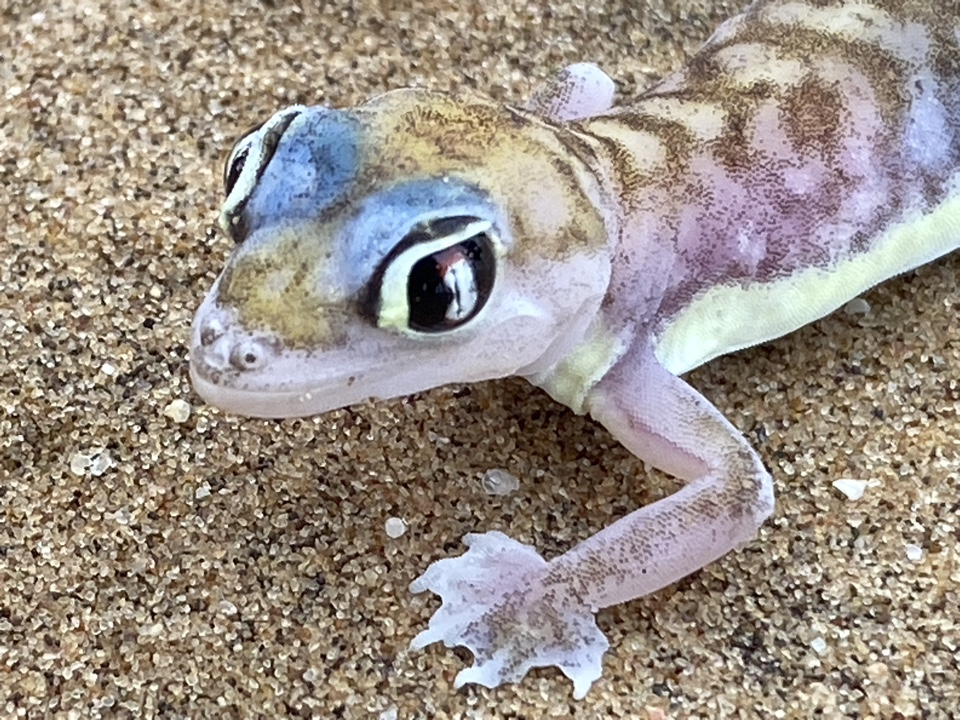
#> input picture images/gecko.jpeg, 960 x 720 px
$ jupyter execute section_3_image_basis_opencv.ipynb   (shell and % lines are left out)
#> lines starting #> are read from the running program, lines starting #| are printed output that depends on the picture
[cell 1]
# Coding along the lecture
# Section Goals
#  Be able to open image files with OpenCV
#  Draw simple geometries
#  directly interact with an image through callbacks

[cell 2]
# Section 3: Image Basics with OpenCV
# 12: Opening Image files in a notebook
import numpy as np
import matplotlib.pyplot as plt

[cell 3]
import cv2

[cell 4]
img = cv2.imread("images/gecko.jpeg")
#> img is the input picture: shape (720, 960, 3); mean B, G, R 136.4, 145.2, 155.2
# If the file does not exist cv2.imread() will return type(img) = NoneType!

[cell 5]
type(img) # OpenCV directly reads in the array as numpy array

[cell 6]
img.shape
#> Out = (720, 960, 3)

[cell 7]
plt.imshow(img)

OpenCV and matplotlib have different order of the color channels!

matplotlib --> RGB : RED, GREEN, BLUE

OPENCV --> BGR : BLUE, GREEN, RED

plt.imshow(img)

[cell 8]
# convert the color channels with cv2.cvtColor
fix_img = cv2.cvtColor(img, cv2.COLOR_BGR2RGB)

[cell 9]
plt.imshow(fix_img)

[cell 10]
# Read in a grayscale image
img_gray = cv2.imread("images/gecko.jpeg", cv2.IMREAD_GRAYSCALE)
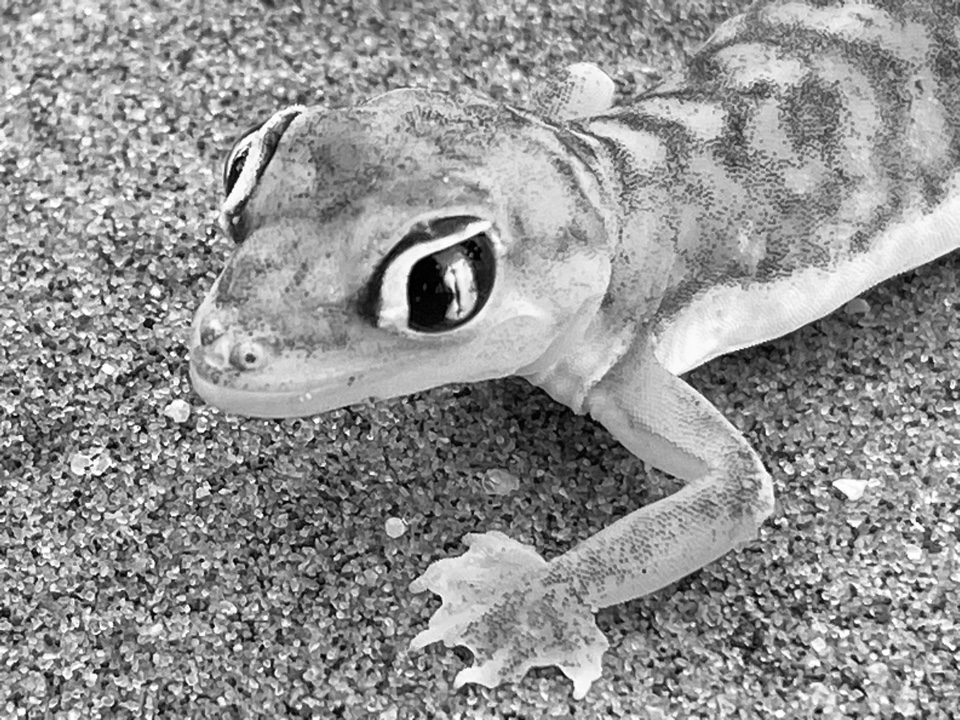
#> img_gray: shape (720, 960); min 0, max 255, mean 147.2
# Values are between 0..255

[cell 11]
plt.imshow(img_gray, cmap="gray")  # Change the colormap to get correct representation

[cell 12]
plt.imshow(fix_img)

[cell 13]
fix_img.shape
#> Out = (720, 960, 3)

[cell 14]
# bring image into a new shape to play around with it
new_img = cv2.resize(fix_img, (1000,400))
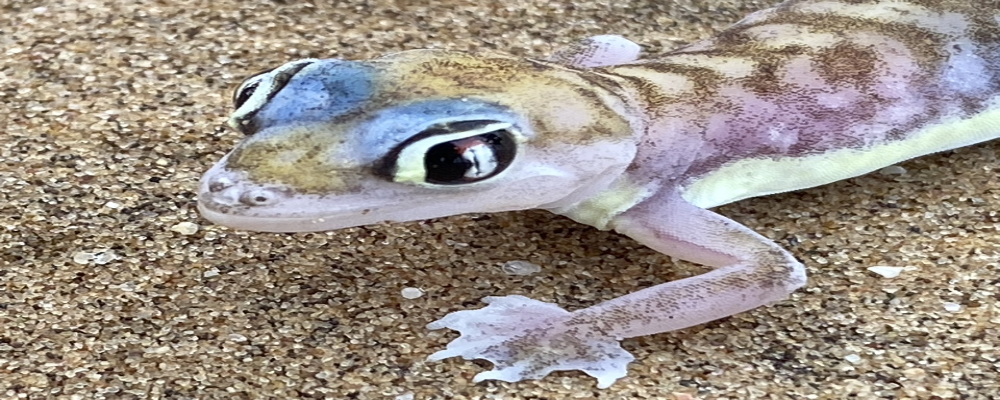
#> new_img: shape (400, 1000, 3); mean R, G, B 155.1, 145.1, 136.3
# Important! cv2 resize has a swapped coordinate system:
# The size of fix_img is 1300 x 1950  ->  this means that the resize applies 1000 to the 1950 and the 400 to the 1300
plt.imshow(new_img)

[cell 15]
# Resize by ratio
width_ratio = 0.8
height_ratio = 0.2

[cell 16]
new_img = cv2.resize(fix_img,(0,0),fix_img,width_ratio,height_ratio)
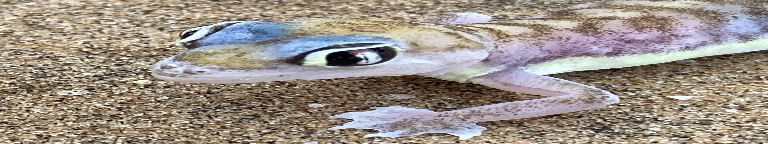
#> new_img: shape (144, 768, 3); mean R, G, B 155.2, 145.2, 136.5
plt.imshow(new_img)

[cell 17]
# flip an image
new_img = cv2.flip(fix_img, 0)
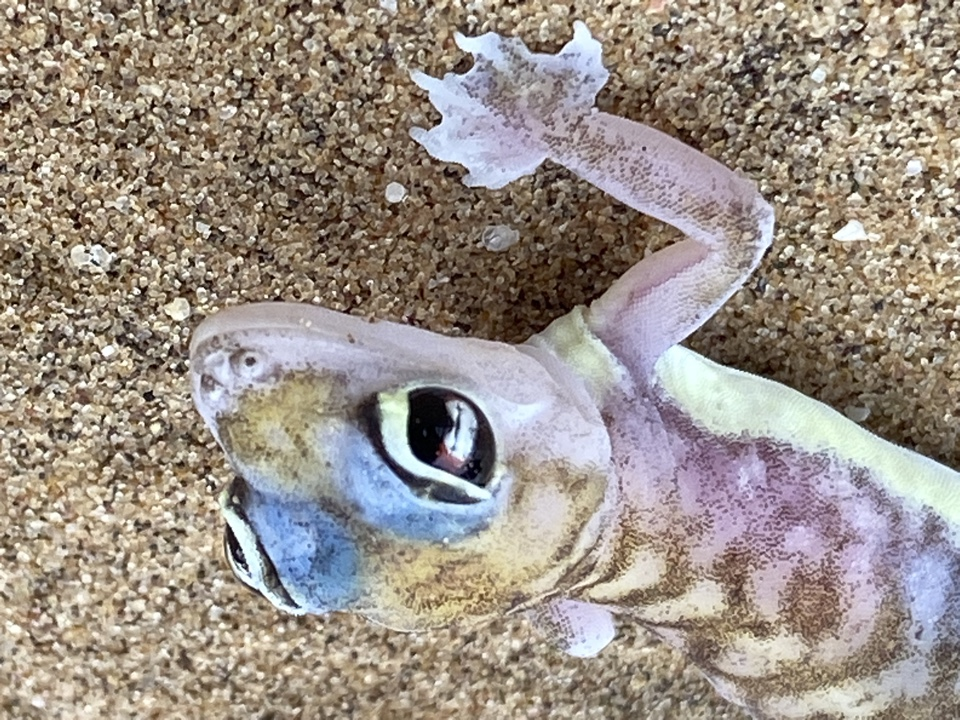
#> new_img: shape (720, 960, 3); mean R, G, B 155.2, 145.2, 136.4
plt.imshow(new_img)

$ run again, with images/coins.jpeg copied over images/gecko.jpeg
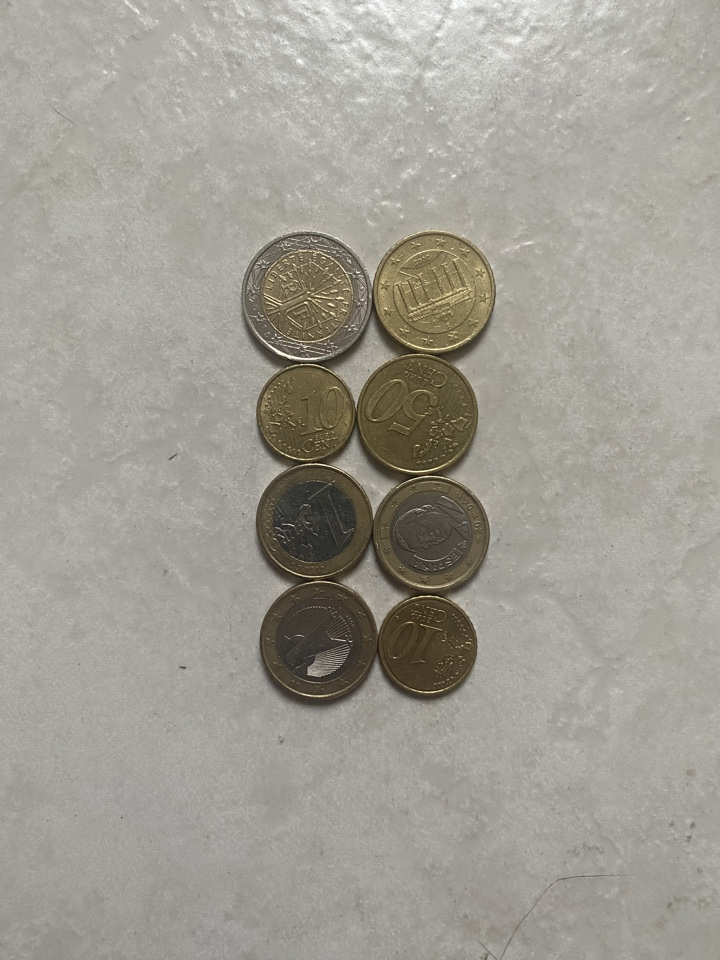
#> input picture images/coins.jpeg, 720 x 960 px
#> img is the input picture: shape (960, 720, 3); mean B, G, R 147.7, 156.4, 159.6
#> `new_img = cv2.resize(fix_img,(0,0),fix_img,width_ratio,height_ratio)`:
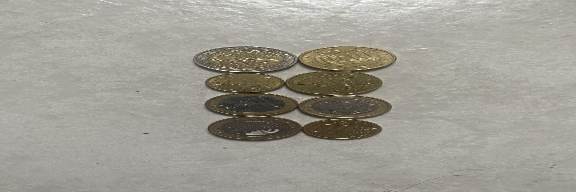
#> new_img: shape (192, 576, 3); mean R, G, B 159.7, 156.5, 147.8
#> `new_img = cv2.flip(fix_img, 0)`:
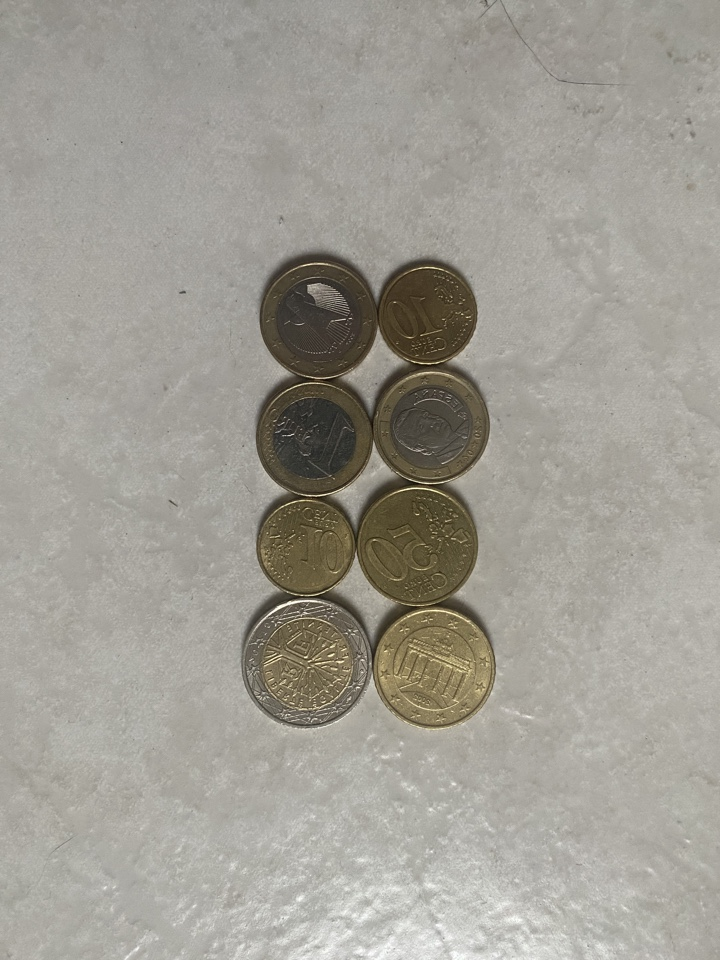
#> new_img: shape (960, 720, 3); mean R, G, B 159.6, 156.4, 147.7

$ run again, with images/deadvlei.jpeg copied over images/gecko.jpeg
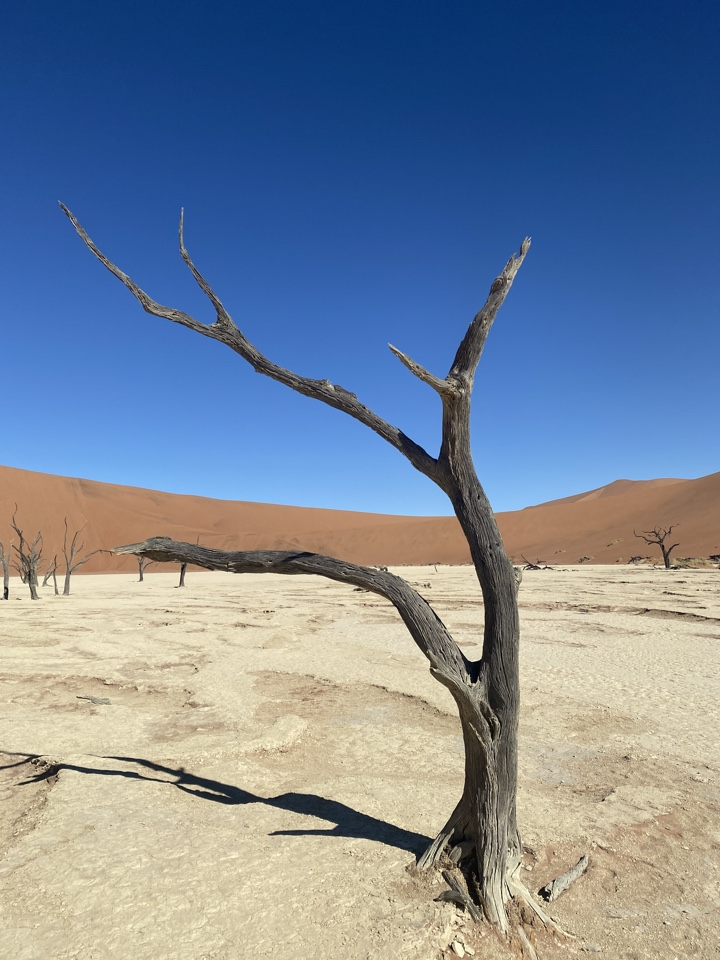
#> input picture images/deadvlei.jpeg, 720 x 960 px
#> img is the input picture: shape (960, 720, 3); mean B, G, R 154.6, 134.6, 119.6
#> `img_gray = cv2.imread("images/gecko.jpeg", cv2.IMREAD_GRAYSCALE)`:
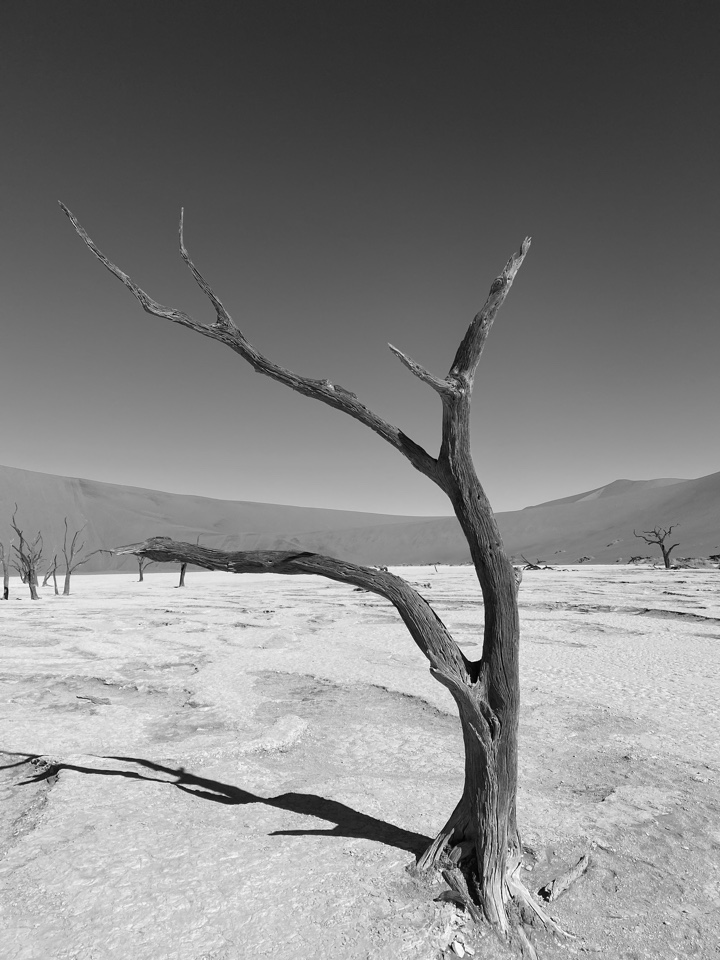
#> img_gray: shape (960, 720); min 0, max 254, mean 132.4
#> `new_img = cv2.flip(fix_img, 0)`:
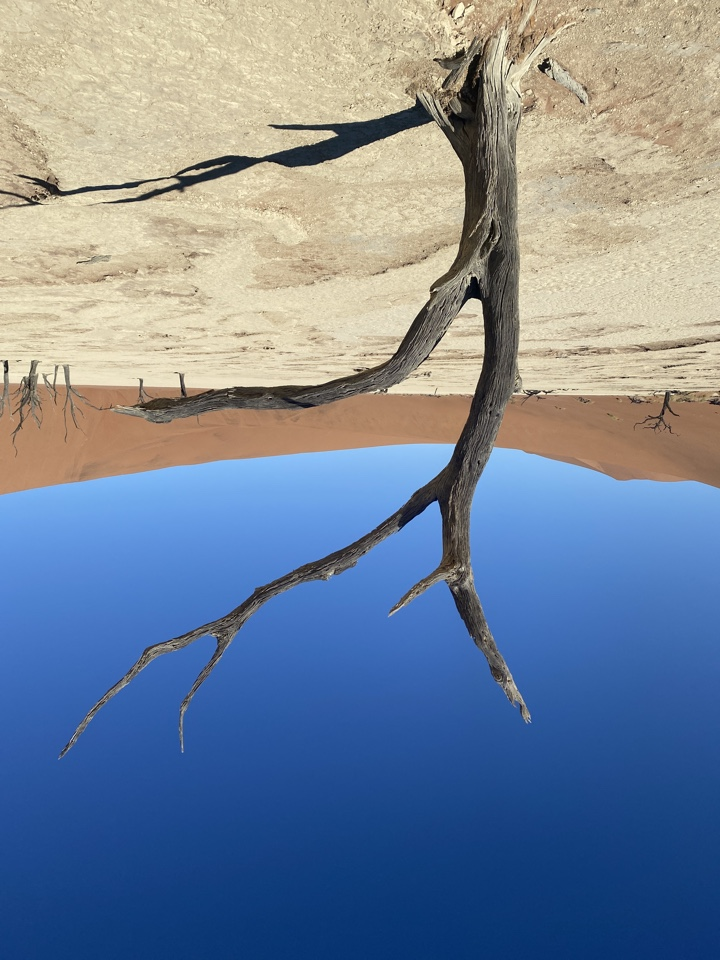
#> new_img: shape (960, 720, 3); mean R, G, B 119.6, 134.6, 154.6
